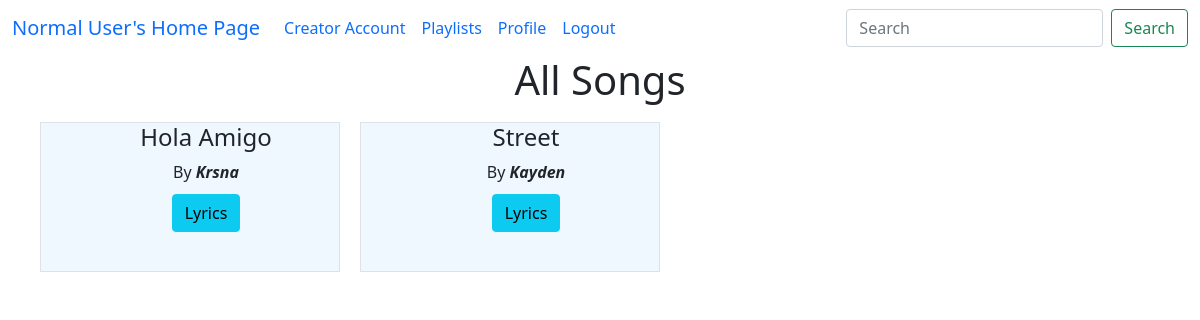
Page /all_songs/1 on the earlier database version.
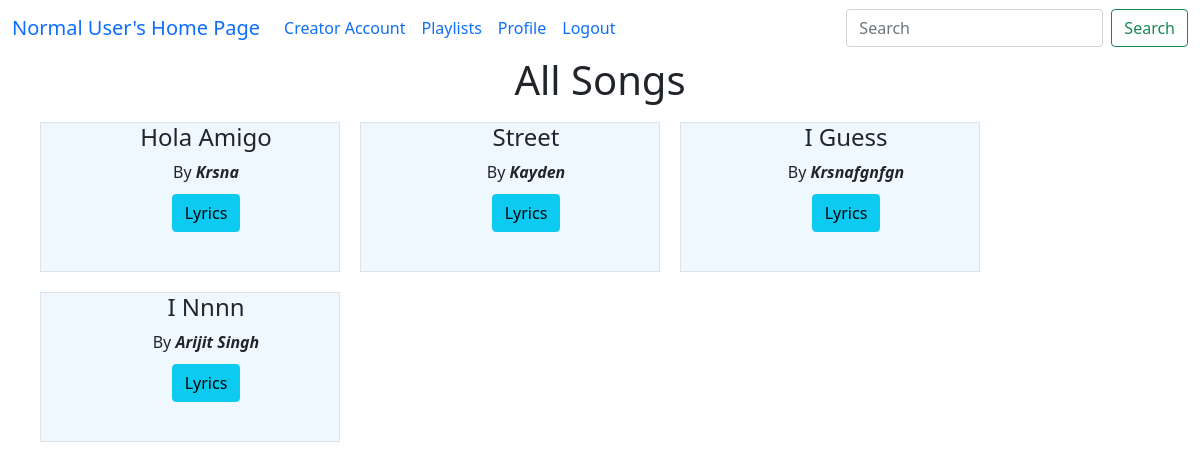
Same page on the later database version.
### model1.py (models this page shows, shortened)
class Song(db.Model):
    song_id = db.Column(db.Integer, primary_key=True)
    song_name = db.Column(db.String(100), nullable=False)
    song_artist = db.Column(db.String(100))
    song_language = db.Column(db.String(30))
    song_genre = db.Column(db.String(50))
    song_lyrics = db.Column(db.Text())   # variable string size
    song_duration = db.Column(db.Integer)  # in seconds
    release_date = db.Column(db.String(20))
    creator_id = db.Column(db.Integer, db.ForeignKey("user.user_id"), nullable=False)
    album_id = db.Column(db.Integer, db.ForeignKey("album.album_id") ,default=None)
    song_path = db.Column(db.String(255),default=None)
    song_thumbnail = db.Column(db.String(255),default=None)
    song_play_count = db.Column(db.Integer, default=0)
    song_flag = db.Column(db.Boolean,default=False)
    song_avg_rating = db.Column(db.Float(), default=0) # included later during devlopement
    creator = db.relationship("User", backref="songs")

### app.py (the view)
@app.route("/all_songs/<int:u_id>")
def all_songs(u_id):
    songs = Song.query.filter(Song.song_flag==False).all()
    user = User.query.get(u_id)
    return render_template("all_songs_page.html",user=user,songs=songs)

### app.py (called while the page is built)
@app.context_processor
def search_processor():
    return {'searched': request.form.get("searched")}

### templates/all_songs_page.html (shortened to what this page needs)
<!doctype html>
<html lang="en">
<head>
    <link href="https://cdn.jsdelivr.net/npm/bootstrap@5.0.2/dist/css/bootstrap.min.css" rel="stylesheet"
>
</head>
<body>
    {% extends "general_user_navbar.html" %}
    {% block content %}
    <div class="container-fluid">
        <div class="container-fluid ">
            <h1 style="text-align: center;"><label for="songs">All Songs</label></h1>
                {% if songs|length == 0 %}
                <h2>No Songs Available</h2>
                {% else %}
                <div class=" songs container text-center " id="songs">
                <div class="row row-cols-4">
                    {% for song in songs %}
                    <div id="song" class="col  border border-primary-subtle" style="text-transform: capitalize; ">
                        <ul type="none">
                            <li>
                                <h4>{{song.song_name}}</h4>
                            </li>
                            <li>by <b><i>{{song.song_artist}}</i></b></li>
                            <li style="margin: 10px;"><a class="btn btn btn-info"
                                    href="/user_song_lyrics/{{user.user_id}}/{{song.song_id}}" type="button">Lyrics</a></li>
                        </ul>
                    </div>
                    {% endfor %}
                </div>
                {% endif %}
            </div>
        </div>
    </div>
    {% endblock %}

Differences in the rows shown:
added Song: song_name "I Guess", song_artist "Krsnafgnfgn"
added Song: song_name "I Nnnn", song_artist "Arijit Singh"
